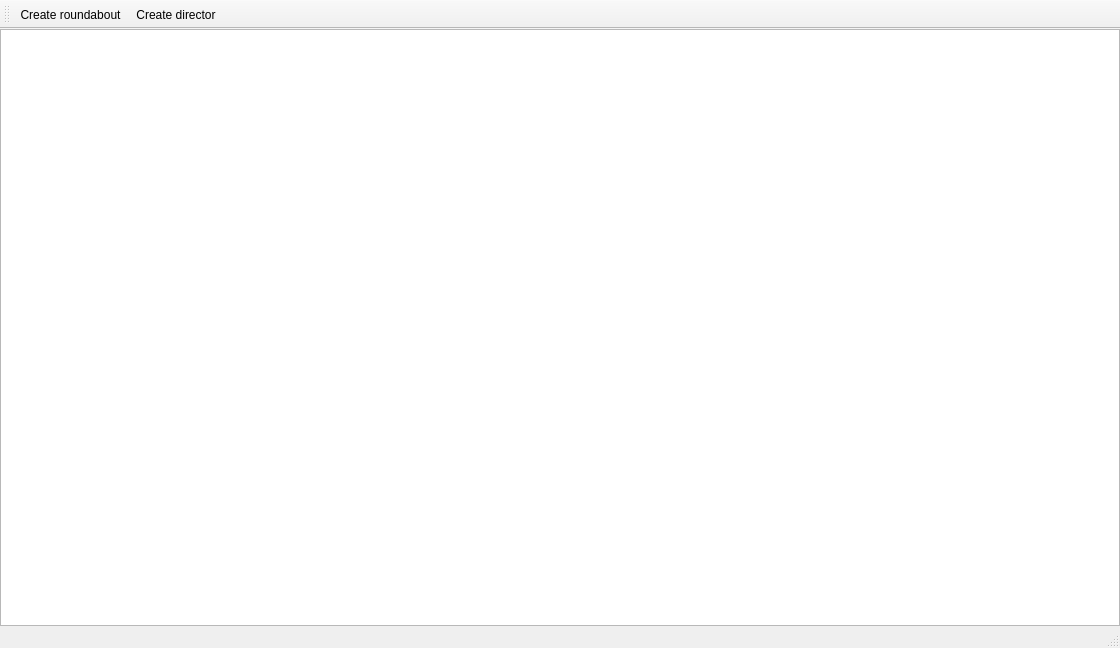
<?xml version="1.0" encoding="UTF-8"?>
<ui version="4.0">
 <class>Roundabout</class>
 <widget class="QMainWindow" name="Roundabout">
  <property name="geometry">
   <rect>
    <x>0</x>
    <y>0</y>
    <width>1120</width>
    <height>648</height>
   </rect>
  </property>
  <property name="windowTitle">
   <string>Roundabout</string>
  </property>
  <widget class="QWidget" name="centralWidget">
   <layout class="QHBoxLayout" name="horizontalLayout">
    <property name="spacing">
     <number>0</number>
    </property>
    <property name="margin">
     <number>0</number>
    </property>
    <item>
     <widget class="QGraphicsView" name="graphicsView">
      <property name="frameShape">
       <enum>QFrame::StyledPanel</enum>
      </property>
      <property name="frameShadow">
       <enum>QFrame::Sunken</enum>
      </property>
      <property name="lineWidth">
       <number>1</number>
      </property>
      <property name="midLineWidth">
       <number>0</number>
      </property>
     </widget>
    </item>
   </layout>
  </widget>
  <widget class="QMenuBar" name="menuBar">
   <property name="geometry">
    <rect>
     <x>0</x>
     <y>0</y>
     <width>1120</width>
     <height>21</height>
    </rect>
   </property>
  </widget>
  <widget class="QToolBar" name="mainToolBar">
   <property name="sizePolicy">
    <sizepolicy hsizetype="MinimumExpanding" vsizetype="MinimumExpanding">
     <horstretch>0</horstretch>
     <verstretch>0</verstretch>
    </sizepolicy>
   </property>
   <property name="movable">
    <bool>true</bool>
   </property>
   <property name="allowedAreas">
    <set>Qt::AllToolBarAreas</set>
   </property>
   <property name="iconSize">
    <size>
     <width>32</width>
     <height>32</height>
    </size>
   </property>
   <property name="floatable">
    <bool>false</bool>
   </property>
   <attribute name="toolBarArea">
    <enum>TopToolBarArea</enum>
   </attribute>
   <attribute name="toolBarBreak">
    <bool>false</bool>
   </attribute>
   <addaction name="actionCreate_roundabout"/>
   <addaction name="actionCreate_conductor"/>
  </widget>
  <widget class="QStatusBar" name="statusBar"/>
  <action name="actionCreate_conductor">
   <property name="icon">
    <iconset resource="roundabout.qrc">
     <normaloff>:/svg/director.svg</normaloff>:/svg/director.svg</iconset>
   </property>
   <property name="text">
    <string>Create director</string>
   </property>
  </action>
  <action name="actionCreate_roundabout">
   <property name="icon">
    <iconset resource="roundabout.qrc">
     <normaloff>:/svg/circle.svg</normaloff>:/svg/circle.svg</iconset>
   </property>
   <property name="text">
    <string>Create roundabout</string>
   </property>
  </action>
 </widget>
 <layoutdefault spacing="6" margin="11"/>
 <resources>
  <include location="roundabout.qrc"/>
 </resources>
 <connections/>
</ui>
